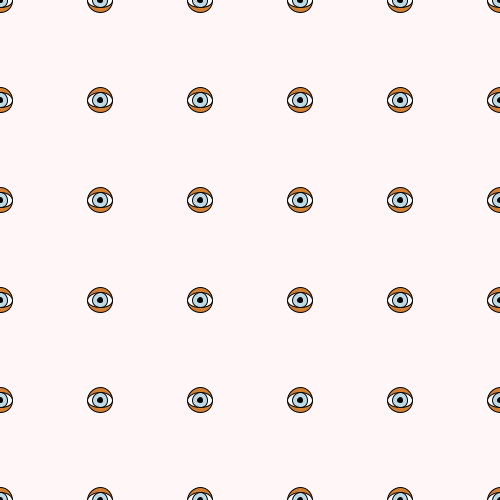
Frame 1 (no input)
Frame 60 (the mouse pressed at the canvas centre just before this capture): identical to frame 1, image omitted
Frame 120 (the mouse held since frame 60 and released just before this capture): identical to frame 1, image omitted

The Processing sketch that drew this single still picture (run headless with seeded random() and noise(); from frame 60 on, the mouse is pressed at the canvas centre):

// Processing sketch: processing_113033
// ── processing_113033.pde

void setup() {
  size(500, 500);
  frameRate(12);
  //noLoop();
}
 
void draw() {
  background(255, 247, 247);
   
  for (int x = 0; x <= width; x += 100) {
    for (int y = 0; y <= height; y+=100) {
     
 
  fill(209, 128, 53);
  ellipse(x, y, 25, 25);
  noFill();
   
  fill(255);
  ellipse(x, y, 25, 15);
  noFill();
   
  fill(190, 217, 227);
  ellipse(x, y, 15, 15);
  noFill();
   
  fill(0);
  ellipse (x, y, 5, 5);
   
  
  }
}


}
